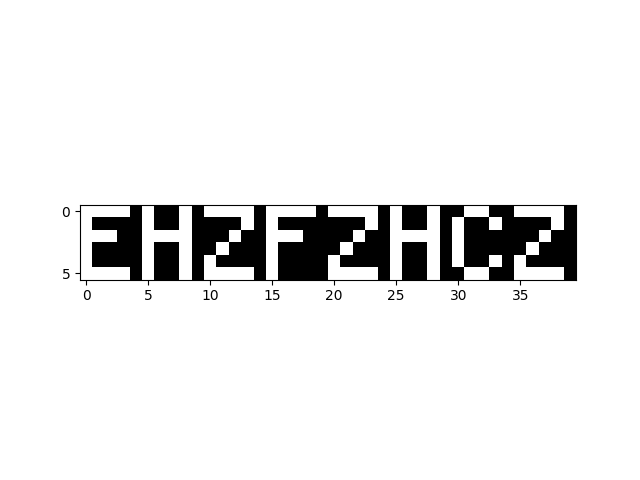

Reproduce this figure in Python.
import numpy as np
from matplotlib import pyplot as plt

p = []
f = open("t10.txt", "r")
for line in f:
    p.append(line.strip())

grid = []
for i in range(6):
    grid.append([0] * 40)

instr = {"noop": 1, "addx": 2}
inst_count = 0
val = 1
temp_val = val
fin_sum = 0
sprite_center = 1
vals = []
vals.append(val)

for i in range(0, len(p)):
    p[i] = p[i].split(" ")
    p[i][0] = instr[p[i][0]]
    if len(p[i]) == 2:
        p[i][1] = int(p[i][1])
    for j in range(0, p[i][0]):
        inst_count += 1
        # print("cycle num", inst_count)
        if len(p[i]) == 2 and j == 1:
            # print(val, "+", p[i][1], "=", val + p[i][1])
            val += p[i][1]
        if inst_count == 20 or (inst_count - 20) % 40 == 0:
            # print("adding", val, "*", inst_count, "=", val * inst_count)
            fin_sum += temp_val * inst_count
        temp_val = val
        vals.append(val)

for i in range(240):
    t = vals[i] - (i % 40)
    if abs(t) <= 1:
        grid[i // 40][i % 40] = 1

grid = np.array(grid)
plt.imshow(grid, cmap="gray")
plt.savefig("d10.png")
print(fin_sum)
